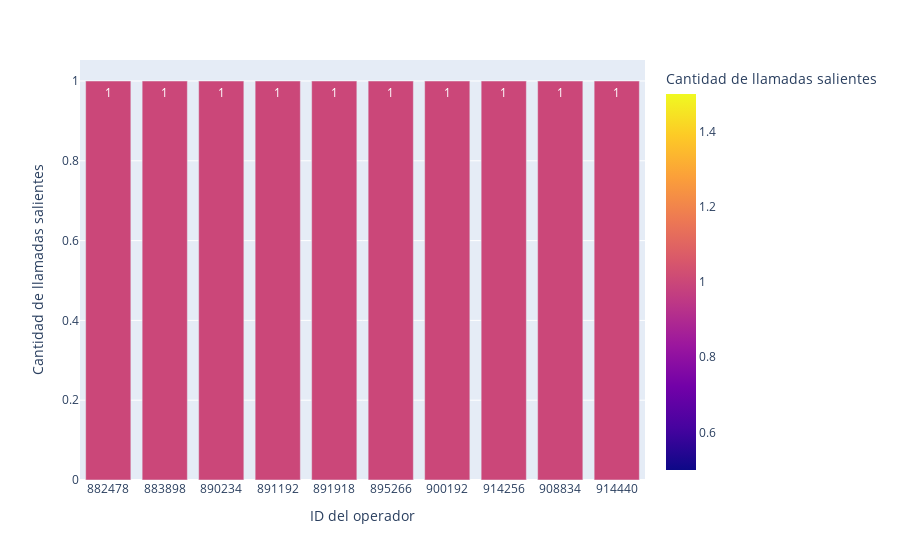

The notebook cell this image was saved under:
### Code cell
# Gráfico de top 10 operadores más ineficientes por bajo volumen de llamadas salientes
inefficient_operators_by_outgoing_calls['operator_id'] = inefficient_operators_by_outgoing_calls['operator_id'].astype('str') # Convertimos a categoría para el gráfico

fig = px.bar(inefficient_operators_by_outgoing_calls.sort_values(by='outgoing_calls_count', ascending=True).head(10),
             x='operator_id',
             y='outgoing_calls_count',
             color='outgoing_calls_count',
             text='outgoing_calls_count',
             labels={'operator_id': 'ID del operador', 'outgoing_calls_count': 'Cantidad de llamadas salientes'},
             title='Top 10 operadores ineficientes por volumen de llamadas salientes'
             )
fig.show()

### Figure 1 — Plotly figure (JSON) as saved in the notebook; plotly's stock layout.template omitted (floating-point values rounded to 4 significant figures)
{"data": [{"alignmentgroup": "True", "hovertemplate": "ID del operador=%{x}<br>Cantidad de llamadas salientes=%{marker.color}<extra></extra>", "legendgroup": "", "marker": {"color": [1, 1, 1, 1, 1, 1, 1, 1, 1, 1], "coloraxis": "coloraxis", "pattern": {"shape": ""}}, "name": "", "offsetgroup": "", "orientation": "v", "showlegend": false, "text": [1, 1, 1, 1, 1, 1, 1, 1, 1, 1], "textposition": "auto", "type": "bar", "x": ["882478", "883898", "890234", "891192", "891918", "895266", "900192", "914256", "908834", "914440"], "xaxis": "x", "y": [1, 1, 1, 1, 1, 1, 1, 1, 1, 1], "yaxis": "y"}], "layout": {"barmode": "relative", "coloraxis": {"colorbar": {"title": {"text": "Cantidad de llamadas salientes"}}, "colorscale": [[0, "#0d0887"], [0.1111, "#46039f"], [0.2222, "#7201a8"], [0.3333, "#9c179e"], [0.4444, "#bd3786"], [0.5556, "#d8576b"], [0.6667, "#ed7953"], [0.7778, "#fb9f3a"], [0.8889, "#fdca26"], [1, "#f0f921"]]}, "legend": {"tracegroupgap": 0}, "margin": {"t": 60}, "xaxis": {"anchor": "y", "domain": [0, 1], "title": {"text": "ID del operador"}}, "yaxis": {"anchor": "x", "domain": [0, 1], "title": {"text": "Cantidad de llamadas salientes"}}}}
